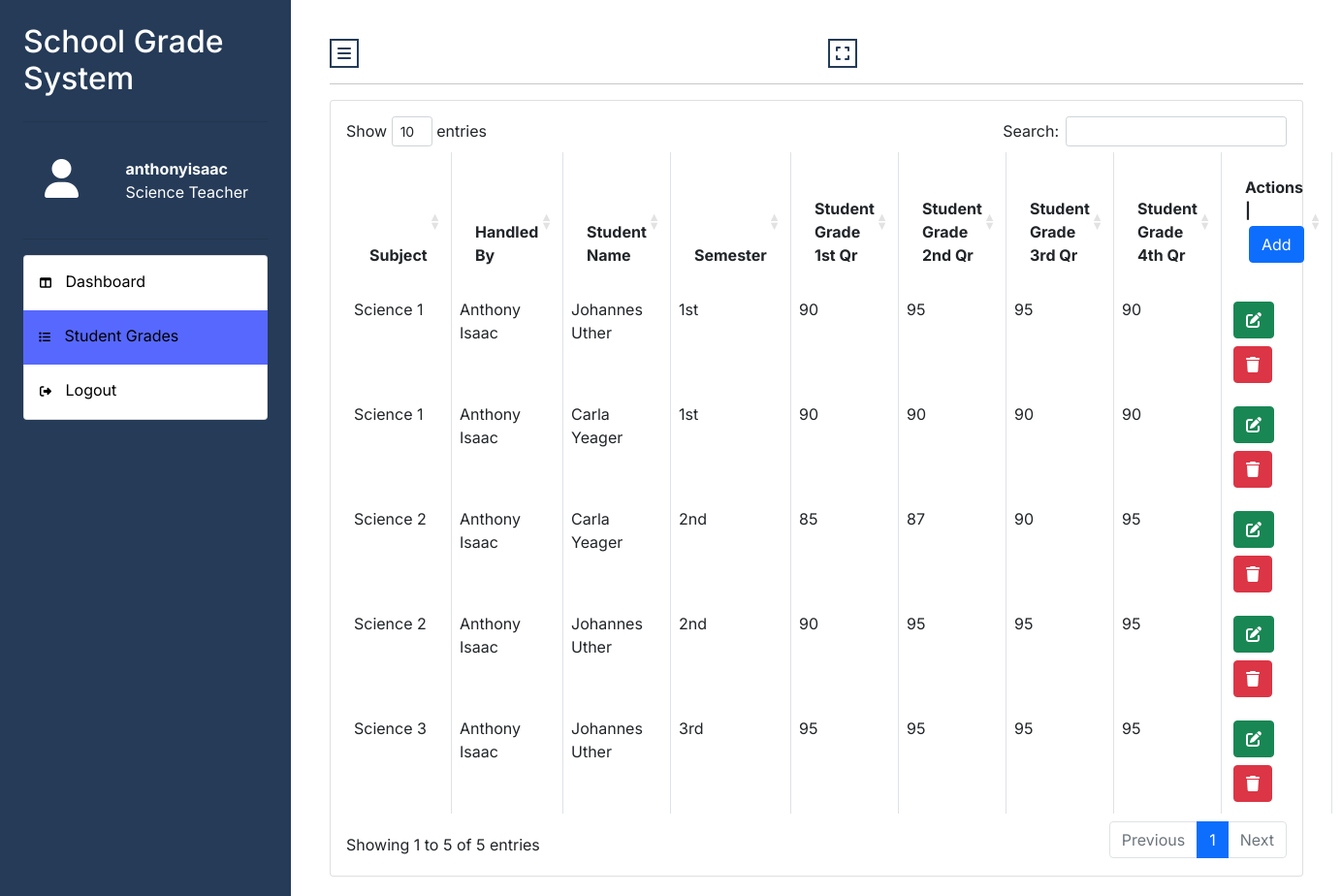
/teacherside/studentgrades.php (signed in), run on the app's committed database.
### tables this page shows
CREATE TABLE `teachers` (
  `id` int(11) NOT NULL,
  `email` varchar(255) NOT NULL,
  `fullname` varchar(255) NOT NULL,
  `username` varchar(255) NOT NULL,
  `password` varchar(255) NOT NULL,
  `department` varchar(255) NOT NULL,
  `status` varchar(255) NOT NULL
);

CREATE TABLE `grades` (
  `id` int(11) NOT NULL,
  `studentname` varchar(255) NOT NULL,
  `subject` varchar(255) NOT NULL,
  `handledby` varchar(255) NOT NULL,
  `semester` varchar(255) NOT NULL,
  `studentg1stqr` int(11) NOT NULL,
  `studentg2ndqr` int(11) NOT NULL,
  `studentg3rdqr` int(11) NOT NULL,
  `studentg4thqr` int(11) NOT NULL
);

### assets/auth.php (called while the page is built)
<?php
$id = $_SESSION['id'];
$query = "SELECT * FROM teachers WHERE id = :id";
$statement = $conn->prepare($query);
$data = [':id' => $id];
$statement->execute($data);
$statement->setFetchMode(PDO::FETCH_OBJ);
$result = $statement->fetch();

### teacherside/studentgrades.php (the view, shortened to what this page needs)
<?php
include '../assets/actions.php';
include '../assets/auth.php';
$currentteacher = $result->fullname;
?>
<!DOCTYPE html>
<html lang="en">
<head>
    <link href="https://cdn.jsdelivr.net/npm/bootstrap@5.0.1/dist/css/bootstrap.min.css" rel="stylesheet" />
    <link rel="stylesheet" href="https://cdn.jsdelivr.net/npm/bootstrap-icons@1.3.0/font/bootstrap-icons.css" />
    <link href="https://unpkg.com/aos@2.3.1/dist/aos.css" rel="stylesheet" />
    <link rel="stylesheet" href="https://maxst.icons8.com/vue-static/landings/line-awesome/font-awesome-line-awesome/css/all.min.css" />
    <link rel="stylesheet" href="https://cdnjs.cloudflare.com/ajax/libs/font-awesome/6.2.0/css/all.min.css">
    <link rel="stylesheet" href="https://maxst.icons8.com/vue-static/landings/line-awesome/line-awesome/1.3.0/css/line-awesome.min.css" />
    <link rel="stylesheet" href="https://cdn.datatables.net/1.10.21/css/dataTables.bootstrap4.min.css">
    <link rel="stylesheet" href="dashboard.css">
    <!DOCTYPE html>
</head>
<body>
    <div class="wrapper">
        <nav class="sidebar-wrapper" id="sb-wrapper">
            <div class="sidebar-contents m-4">
                <div class="sitebrand text-sm-left font-weight-bold">
                    <h1>School Grade System</h1>
                </div>
                <hr>
                <div class="sidebar-header d-flex justify-content-between">
                    <div class="user-pic">
                        <i class="fa-solid fa-user" style="font-size: 2.5rem;"></i>
                    </div>
                    <div class="user-info ">
                        <span class="user-name">
                            <strong><?= $result->username ?>
                            </strong>
                        </span>
                        <br>
                        <span class="user-role"><?= $result->department ?> Teacher</span>
                    </div>
                </div>
                <hr>
                <div class="sidebar-menu">
                    <ul class="list-group">
                        <li class="list-group-item">
                            <a href="dashboard.php">
                                <i class="fa-sharp fa-solid fa-table-columns"></i>
                                <span>Dashboard</span>
                            </a>
                        </li>
                        <li class="list-group-item active">
                            <a href="studentgrades.php">
                                <i class="fa-sharp fa-solid fa-list"></i>
                                <span class="active">Student Grades</span>
                            </a>
                        </li>
                        <li class="list-group-item">
                            <a href="../assets/logout.php">
                                <i class="fa-sharp fa-solid fa-right-from-bracket"></i>
                                <span>Logout</span>
                            </a>
                        </li>
                    </ul>
                </div>
            </div>
        </nav>
        <main class="page-content" id="p-content">
            <div class="container-fluid">
                <div class="page-header row">
                    <div class="col-md-6">
                        <button class="fullscreen" onclick="myFunction()"><i class="fa-solid fa-bars"></i></button>
                    </div>
                    <div class="col-md-6">
                        <button class="fullscreen float-sm-right" onclick="openFullscreen();"><i class="fa-solid fa-expand"></i></button>
                    </div>
                </div>
                <hr>
                <div class="dashboard-content">
                    <div class="card">
                        <div class="card-body ">
                            <table id="daTable" class="table table-bordered">
                                <thead>
                                    <tr>
                                        <th class="p-4">Subject</th>
                                        <th class="p-4">Handled By</th>
                                        <th class="p-4">Student Name</th>
                                        <th class="p-4">Semester</th>
                                        <th class="p-4">Student Grade 1st Qr</th>
                                        <th class="p-4">Student Grade 2nd Qr</th>
                                        <th class="p-4">Student Grade 3rd Qr</th>
                                        <th class="p-4">Student Grade 4th Qr</th>
                                        <th class="p-4">Actions | <button class="btn btn-primary addbtn m-1">Add</button></th>
                                    </tr>
                                </thead>
                                <tbody>
                                    <?php
                                    $query = "SELECT * FROM grades WHERE handledby = '$currentteacher'";
                                    $statement = $conn->prepare($query);
                                    $statement->execute();
                                    $statement->setFetchMode(PDO::FETCH_OBJ);
                                    $result = $statement->fetchAll();
                                    if ($result) {
                                        foreach ($result as $row) {
                                    ?>
                                            <tr>
                                                <td><?= $row->subject ?></td>
                                                <td><?= $row->handledby ?></td>
                                                <td><?= $row->studentname ?></td>
                                                <td><?= $row->semester ?></td>
                                                <td><?= $row->studentg1stqr ?></td>
                                                <td><?= $row->studentg2ndqr ?></td>
                                                <td><?= $row->studentg3rdqr ?></td>
                                                <td><?= $row->studentg4thqr ?></td>
                                                <td class="d-flex justify-content-around">
                                                    <form action="" method="POST">
                                                        <button type="button" class="btn btn-success editbtn m-1"><i class="fa fa-edit"></i></button><button type="submit" class="btn btn-danger btn-xs m-1" name="deletegrade"><i class="fa fa-trash"></i></button>
                                                    </form>
                                                </td>
                                            </tr>
                                    <?php }
                                    }
                                    ?>
                                </tbody>
                            </table>
                        </div>
                    </div>
                </div>
            </div>
        </main>
    </div>
</body>
</html>

### teacherside/dashboard.css (style rules this page uses)
* { font-family: 'Inter', sans-serif; }
.sidebar-wrapper { background: rgb(37, 59, 88); position:fixed; top: 0; left: 0; width: 300px; height: 100%; transition: 300ms; display: block; opacity: 1; z-index: 1000!important; }
.sitebrand { display: flex; align-items: center; color: white; box-shadow: 1px black; }
.sitebrand h1 { font-size: 2rem; }
.sidebar-header { padding: 20px; overflow: hidden; color: white; }
.sidebar-header i { float: left; width: 60px; padding: 2px; border-radius: 12px; margin-right: 15px; overflow: hidden; object-fit: cover; height: 100%; width: 100%; }
.sidebar-header .user-info { float: left; display: block; }
.sidebar-menu { padding-bottom: 10px; font-size: 1rem; }
.sidebar-menu ul { list-style:none; list-style-type: none; }
.sidebar-menu li a { display: inline-block; width: 100%; text-decoration: none; padding: 5px 3px 5px 0px; color: black; }
.sidebar-menu li i { margin-right: 10px; font-size: 12px; line-height: 30px; text-align: center; border-radius: 4px; }
.sidebar-menu li { transition: 300ms; }
li.active { background-color: rgb(87, 104, 255)!important; border: rgb(87, 104, 255)!important; }
.fullscreen { border: 2px solid rgb(37, 59, 88); color: rgb(37, 59, 88); background: transparent; }
.page-content { display: inline-block; width: 100%; padding-left: 300px; padding-top: 20px; transition: 100ms; }
.page-content > div { padding: 20px 40px; }

### data on the page
teachers: username "anthonyisaac", department "Science"
grades: subject "Science 1", handledby "Anthony Isaac", studentname "Johannes Uther", semester "1st", studentg1stqr "90", studentg2ndqr "95", studentg3rdqr "95", studentg4thqr "90"
grades: subject "Science 1", handledby "Anthony Isaac", studentname "Carla Yeager", semester "1st", studentg1stqr "90", studentg2ndqr "90", studentg3rdqr "90", studentg4thqr "90"
grades: subject "Science 2", handledby "Anthony Isaac", studentname "Carla Yeager", semester "2nd", studentg1stqr "85", studentg2ndqr "87", studentg3rdqr "90", studentg4thqr "95"
grades: subject "Science 2", handledby "Anthony Isaac", studentname "Johannes Uther", semester "2nd", studentg1stqr "90", studentg2ndqr "95", studentg3rdqr "95", studentg4thqr "95"
grades: subject "Science 3", handledby "Anthony Isaac", studentname "Johannes Uther", semester "3rd", studentg1stqr "95", studentg2ndqr "95", studentg3rdqr "95", studentg4thqr "95"
